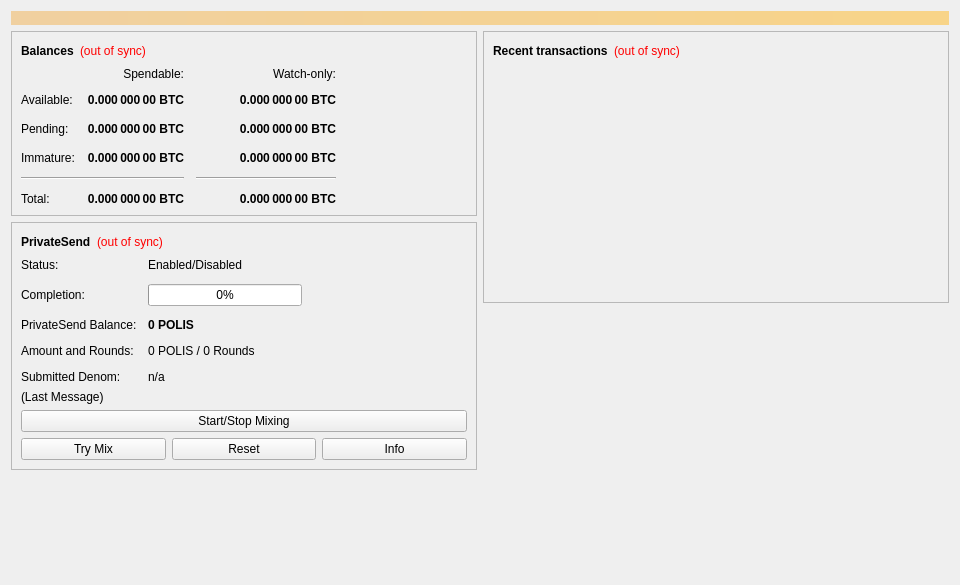
<?xml version="1.0" encoding="UTF-8"?>
<ui version="4.0">
 <class>OverviewPage</class>
 <widget class="QWidget" name="OverviewPage">
  <property name="geometry">
   <rect>
    <x>0</x>
    <y>0</y>
    <width>960</width>
    <height>585</height>
   </rect>
  </property>
  <property name="minimumSize">
   <size>
    <width>960</width>
    <height>0</height>
   </size>
  </property>
  <property name="windowTitle">
   <string>Form</string>
  </property>
  <layout class="QVBoxLayout" name="topLayout">
   <item>
    <widget class="QLabel" name="labelAlerts">
     <property name="visible">
      <bool>false</bool>
     </property>
     <property name="styleSheet">
      <string notr="true">QLabel { background-color: qlineargradient(x1: 0, y1: 0, x2: 1, y2: 0, stop:0 #F0D0A0, stop:1 #F8D488); color:#000000; }</string>
     </property>
     <property name="wordWrap">
      <bool>true</bool>
     </property>
     <property name="margin">
      <number>3</number>
     </property>
     <property name="textInteractionFlags">
      <set>Qt::TextSelectableByMouse</set>
     </property>
    </widget>
   </item>
   <item>
    <layout class="QHBoxLayout" name="horizontalLayout" stretch="1,1">
     <item>
      <layout class="QVBoxLayout" name="verticalLayout_2">
       <item>
        <widget class="QFrame" name="frame">
         <property name="frameShape">
          <enum>QFrame::StyledPanel</enum>
         </property>
         <property name="frameShadow">
          <enum>QFrame::Raised</enum>
         </property>
         <layout class="QVBoxLayout" name="verticalLayout_4">
          <item>
           <layout class="QHBoxLayout" name="horizontalLayout_4">
            <item>
             <widget class="QLabel" name="label_5">
              <property name="font">
               <font>
                <weight>75</weight>
                <bold>true</bold>
               </font>
              </property>
              <property name="text">
               <string>Balances</string>
              </property>
             </widget>
            </item>
            <item>
             <widget class="QLabel" name="labelWalletStatus">
              <property name="toolTip">
               <string>The displayed information may be out of date. Your wallet automatically synchronizes with the Polis network after a connection is established, but this process has not completed yet.</string>
              </property>
              <property name="styleSheet">
               <string notr="true">QLabel { color: red; }</string>
              </property>
              <property name="text">
               <string notr="true">(out of sync)</string>
              </property>
              <property name="alignment">
               <set>Qt::AlignLeading|Qt::AlignLeft|Qt::AlignVCenter</set>
              </property>
             </widget>
            </item>
            <item>
             <spacer name="horizontalSpacer_3">
              <property name="orientation">
               <enum>Qt::Horizontal</enum>
              </property>
              <property name="sizeHint" stdset="0">
               <size>
                <width>40</width>
                <height>20</height>
               </size>
              </property>
             </spacer>
            </item>
           </layout>
          </item>
          <item>
           <layout class="QGridLayout" name="gridLayout">
            <property name="spacing">
             <number>12</number>
            </property>
            <item row="2" column="2">
             <widget class="QLabel" name="labelWatchPending">
              <property name="font">
               <font>
                <weight>75</weight>
                <bold>true</bold>
               </font>
              </property>
              <property name="cursor">
               <cursorShape>IBeamCursor</cursorShape>
              </property>
              <property name="toolTip">
               <string>Unconfirmed transactions to watch-only addresses</string>
              </property>
              <property name="text">
               <string notr="true">0.000 000 00 BTC</string>
              </property>
              <property name="alignment">
               <set>Qt::AlignRight|Qt::AlignTrailing|Qt::AlignVCenter</set>
              </property>
              <property name="textInteractionFlags">
               <set>Qt::LinksAccessibleByMouse|Qt::TextSelectableByKeyboard|Qt::TextSelectableByMouse</set>
              </property>
             </widget>
            </item>
            <item row="2" column="1">
             <widget class="QLabel" name="labelUnconfirmed">
              <property name="font">
               <font>
                <weight>75</weight>
                <bold>true</bold>
               </font>
              </property>
              <property name="cursor">
               <cursorShape>IBeamCursor</cursorShape>
              </property>
              <property name="toolTip">
               <string>Total of transactions that have yet to be confirmed, and do not yet count toward the spendable balance</string>
              </property>
              <property name="text">
               <string notr="true">0.000 000 00 BTC</string>
              </property>
              <property name="alignment">
               <set>Qt::AlignRight|Qt::AlignTrailing|Qt::AlignVCenter</set>
              </property>
              <property name="textInteractionFlags">
               <set>Qt::LinksAccessibleByMouse|Qt::TextSelectableByKeyboard|Qt::TextSelectableByMouse</set>
              </property>
             </widget>
            </item>
            <item row="3" column="2">
             <widget class="QLabel" name="labelWatchImmature">
              <property name="font">
               <font>
                <weight>75</weight>
                <bold>true</bold>
               </font>
              </property>
              <property name="cursor">
               <cursorShape>IBeamCursor</cursorShape>
              </property>
              <property name="toolTip">
               <string>Mined balance in watch-only addresses that has not yet matured</string>
              </property>
              <property name="text">
               <string notr="true">0.000 000 00 BTC</string>
              </property>
              <property name="alignment">
               <set>Qt::AlignRight|Qt::AlignTrailing|Qt::AlignVCenter</set>
              </property>
              <property name="textInteractionFlags">
               <set>Qt::LinksAccessibleByMouse|Qt::TextSelectableByKeyboard|Qt::TextSelectableByMouse</set>
              </property>
             </widget>
            </item>
            <item row="4" column="0" colspan="2">
             <widget class="Line" name="lineSpendableBalance">
              <property name="orientation">
               <enum>Qt::Horizontal</enum>
              </property>
             </widget>
            </item>
            <item row="4" column="2">
             <widget class="Line" name="lineWatchBalance">
              <property name="sizePolicy">
               <sizepolicy hsizetype="Preferred" vsizetype="Fixed">
                <horstretch>0</horstretch>
                <verstretch>0</verstretch>
               </sizepolicy>
              </property>
              <property name="minimumSize">
               <size>
                <width>140</width>
                <height>0</height>
               </size>
              </property>
              <property name="orientation">
               <enum>Qt::Horizontal</enum>
              </property>
             </widget>
            </item>
            <item row="5" column="0">
             <widget class="QLabel" name="labelTotalText">
              <property name="text">
               <string>Total:</string>
              </property>
             </widget>
            </item>
            <item row="3" column="1">
             <widget class="QLabel" name="labelImmature">
              <property name="font">
               <font>
                <weight>75</weight>
                <bold>true</bold>
               </font>
              </property>
              <property name="cursor">
               <cursorShape>IBeamCursor</cursorShape>
              </property>
              <property name="toolTip">
               <string>Mined balance that has not yet matured</string>
              </property>
              <property name="text">
               <string notr="true">0.000 000 00 BTC</string>
              </property>
              <property name="alignment">
               <set>Qt::AlignRight|Qt::AlignTrailing|Qt::AlignVCenter</set>
              </property>
              <property name="textInteractionFlags">
               <set>Qt::LinksAccessibleByMouse|Qt::TextSelectableByKeyboard|Qt::TextSelectableByMouse</set>
              </property>
             </widget>
            </item>
            <item row="2" column="3">
             <spacer name="horizontalSpacer_2">
              <property name="orientation">
               <enum>Qt::Horizontal</enum>
              </property>
              <property name="sizeHint" stdset="0">
               <size>
                <width>40</width>
                <height>20</height>
               </size>
              </property>
             </spacer>
            </item>
            <item row="3" column="0">
             <widget class="QLabel" name="labelImmatureText">
              <property name="text">
               <string>Immature:</string>
              </property>
             </widget>
            </item>
            <item row="5" column="1">
             <widget class="QLabel" name="labelTotal">
              <property name="font">
               <font>
                <weight>75</weight>
                <bold>true</bold>
               </font>
              </property>
              <property name="cursor">
               <cursorShape>IBeamCursor</cursorShape>
              </property>
              <property name="toolTip">
               <string>Your current total balance</string>
              </property>
              <property name="text">
               <string notr="true">0.000 000 00 BTC</string>
              </property>
              <property name="alignment">
               <set>Qt::AlignRight|Qt::AlignTrailing|Qt::AlignVCenter</set>
              </property>
              <property name="textInteractionFlags">
               <set>Qt::LinksAccessibleByMouse|Qt::TextSelectableByKeyboard|Qt::TextSelectableByMouse</set>
              </property>
             </widget>
            </item>
            <item row="5" column="2">
             <widget class="QLabel" name="labelWatchTotal">
              <property name="font">
               <font>
                <weight>75</weight>
                <bold>true</bold>
               </font>
              </property>
              <property name="cursor">
               <cursorShape>IBeamCursor</cursorShape>
              </property>
              <property name="toolTip">
               <string>Current total balance in watch-only addresses</string>
              </property>
              <property name="text">
               <string notr="true">0.000 000 00 BTC</string>
              </property>
              <property name="alignment">
               <set>Qt::AlignRight|Qt::AlignTrailing|Qt::AlignVCenter</set>
              </property>
              <property name="textInteractionFlags">
               <set>Qt::LinksAccessibleByMouse|Qt::TextSelectableByKeyboard|Qt::TextSelectableByMouse</set>
              </property>
             </widget>
            </item>
            <item row="0" column="2">
             <widget class="QLabel" name="labelWatchonly">
              <property name="text">
               <string>Watch-only:</string>
              </property>
              <property name="alignment">
               <set>Qt::AlignRight|Qt::AlignTrailing|Qt::AlignVCenter</set>
              </property>
             </widget>
            </item>
            <item row="1" column="0">
             <widget class="QLabel" name="labelBalanceText">
              <property name="text">
               <string>Available:</string>
              </property>
             </widget>
            </item>
            <item row="1" column="1">
             <widget class="QLabel" name="labelBalance">
              <property name="font">
               <font>
                <weight>75</weight>
                <bold>true</bold>
               </font>
              </property>
              <property name="cursor">
               <cursorShape>IBeamCursor</cursorShape>
              </property>
              <property name="toolTip">
               <string>Your current spendable balance</string>
              </property>
              <property name="text">
               <string notr="true">0.000 000 00 BTC</string>
              </property>
              <property name="alignment">
               <set>Qt::AlignRight|Qt::AlignTrailing|Qt::AlignVCenter</set>
              </property>
              <property name="textInteractionFlags">
               <set>Qt::LinksAccessibleByMouse|Qt::TextSelectableByKeyboard|Qt::TextSelectableByMouse</set>
              </property>
             </widget>
            </item>
            <item row="1" column="2">
             <widget class="QLabel" name="labelWatchAvailable">
              <property name="font">
               <font>
                <weight>75</weight>
                <bold>true</bold>
               </font>
              </property>
              <property name="cursor">
               <cursorShape>IBeamCursor</cursorShape>
              </property>
              <property name="toolTip">
               <string>Your current balance in watch-only addresses</string>
              </property>
              <property name="text">
               <string notr="true">0.000 000 00 BTC</string>
              </property>
              <property name="alignment">
               <set>Qt::AlignRight|Qt::AlignTrailing|Qt::AlignVCenter</set>
              </property>
              <property name="textInteractionFlags">
               <set>Qt::LinksAccessibleByMouse|Qt::TextSelectableByKeyboard|Qt::TextSelectableByMouse</set>
              </property>
             </widget>
            </item>
            <item row="2" column="0">
             <widget class="QLabel" name="labelPendingText">
              <property name="text">
               <string>Pending:</string>
              </property>
             </widget>
            </item>
            <item row="0" column="1">
             <widget class="QLabel" name="labelSpendable">
              <property name="text">
               <string>Spendable:</string>
              </property>
              <property name="alignment">
               <set>Qt::AlignRight|Qt::AlignTrailing|Qt::AlignVCenter</set>
              </property>
             </widget>
            </item>
           </layout>
          </item>
         </layout>
        </widget>
       </item>
       <item>
        <widget class="QFrame" name="framePrivateSend">
         <property name="layoutDirection">
          <enum>Qt::LeftToRight</enum>
         </property>
         <property name="frameShape">
          <enum>QFrame::StyledPanel</enum>
         </property>
         <property name="frameShadow">
          <enum>QFrame::Raised</enum>
         </property>
         <layout class="QVBoxLayout" name="VerticalLayout_PS1">
          <item>
           <layout class="QHBoxLayout" name="horizontalLayout_5">
            <item>
             <widget class="QLabel" name="labelPrivateSendHeader">
              <property name="font">
               <font>
                <weight>75</weight>
                <bold>true</bold>
               </font>
              </property>
              <property name="text">
               <string>PrivateSend</string>
              </property>
             </widget>
            </item>
            <item>
             <widget class="QLabel" name="labelPrivateSendSyncStatus">
              <property name="toolTip">
               <string>The displayed information may be out of date. Your wallet automatically synchronizes with the Polis network after a connection is established, but this process has not completed yet.</string>
              </property>
              <property name="styleSheet">
               <string notr="true">QLabel { color: red; }</string>
              </property>
              <property name="text">
               <string notr="true">(out of sync)</string>
              </property>
              <property name="alignment">
               <set>Qt::AlignLeading|Qt::AlignLeft|Qt::AlignVCenter</set>
              </property>
             </widget>
            </item>
            <item>
             <spacer name="horizontalSpacer_4">
              <property name="orientation">
               <enum>Qt::Horizontal</enum>
              </property>
              <property name="sizeHint" stdset="0">
               <size>
                <width>40</width>
                <height>20</height>
               </size>
              </property>
             </spacer>
            </item>
           </layout>
          </item>
          <item>
           <layout class="QFormLayout" name="privateSendFormLayout">
            <property name="fieldGrowthPolicy">
             <enum>QFormLayout::AllNonFixedFieldsGrow</enum>
            </property>
            <property name="horizontalSpacing">
             <number>11</number>
            </property>
            <property name="verticalSpacing">
             <number>12</number>
            </property>
            <item row="0" column="0">
             <widget class="QLabel" name="labelPrivateSendEnabledText">
              <property name="text">
               <string>Status:</string>
              </property>
             </widget>
            </item>
            <item row="0" column="1">
             <widget class="QLabel" name="labelPrivateSendEnabled">
              <property name="text">
               <string>Enabled/Disabled</string>
              </property>
             </widget>
            </item>
            <item row="1" column="0">
             <widget class="QLabel" name="labelCompletitionText">
              <property name="text">
               <string>Completion:</string>
              </property>
             </widget>
            </item>
            <item row="1" column="1">
             <widget class="QProgressBar" name="privateSendProgress">
              <property name="maximumSize">
               <size>
                <width>154</width>
                <height>16777215</height>
               </size>
              </property>
              <property name="value">
               <number>0</number>
              </property>
             </widget>
            </item>
            <item row="2" column="0">
             <widget class="QLabel" name="labelAnonymizedText">
              <property name="text">
               <string>PrivateSend Balance:</string>
              </property>
             </widget>
            </item>
            <item row="2" column="1">
             <widget class="QLabel" name="labelAnonymized">
              <property name="font">
               <font>
                <weight>75</weight>
                <bold>true</bold>
               </font>
              </property>
              <property name="text">
               <string notr="true">0 POLIS</string>
              </property>
             </widget>
            </item>
            <item row="3" column="0">
             <widget class="QLabel" name="labelAmountAndRoundsText">
              <property name="text">
               <string>Amount and Rounds:</string>
              </property>
             </widget>
            </item>
            <item row="3" column="1">
             <widget class="QLabel" name="labelAmountRounds">
              <property name="text">
               <string>0 POLIS / 0 Rounds</string>
              </property>
             </widget>
            </item>
            <item row="4" column="0">
             <widget class="QLabel" name="labelSubmittedDenomText">
              <property name="text">
               <string>Submitted Denom:</string>
              </property>
             </widget>
            </item>
            <item row="4" column="1">
             <widget class="QLabel" name="labelSubmittedDenom">
              <property name="toolTip">
               <string>The denominations you submitted to the Masternode.&lt;br&gt;To mix, other users must submit the exact same denominations.</string>
              </property>
              <property name="text">
               <string>n/a</string>
              </property>
             </widget>
            </item>
           </layout>
          </item>
          <item>
           <layout class="QVBoxLayout" name="VerticalLayout_PS">
            <item>
             <widget class="QLabel" name="labelPrivateSendLastMessage">
              <property name="text">
               <string>(Last Message)</string>
              </property>
              <property name="alignment">
               <set>Qt::AlignLeading|Qt::AlignLeft|Qt::AlignTop</set>
              </property>
              <property name="wordWrap">
               <bool>true</bool>
              </property>
             </widget>
            </item>
            <item>
             <widget class="QPushButton" name="togglePrivateSend">
              <property name="sizePolicy">
               <sizepolicy hsizetype="MinimumExpanding" vsizetype="Fixed">
                <horstretch>0</horstretch>
                <verstretch>0</verstretch>
               </sizepolicy>
              </property>
              <property name="text">
               <string>Start/Stop Mixing</string>
              </property>
             </widget>
            </item>
            <item>
             <layout class="QHBoxLayout" name="horizontalLayout_debugbuttons">
              <item>
               <widget class="QPushButton" name="privateSendAuto">
                <property name="sizePolicy">
                 <sizepolicy hsizetype="MinimumExpanding" vsizetype="Fixed">
                  <horstretch>0</horstretch>
                  <verstretch>0</verstretch>
                 </sizepolicy>
                </property>
                <property name="toolTip">
                 <string>Try to manually submit a PrivateSend request.</string>
                </property>
                <property name="text">
                 <string>Try Mix</string>
                </property>
               </widget>
              </item>
              <item>
               <widget class="QPushButton" name="privateSendReset">
                <property name="sizePolicy">
                 <sizepolicy hsizetype="MinimumExpanding" vsizetype="Fixed">
                  <horstretch>0</horstretch>
                  <verstretch>0</verstretch>
                 </sizepolicy>
                </property>
                <property name="toolTip">
                 <string>Reset the current status of PrivateSend (can interrupt PrivateSend if it's in the process of Mixing, which can cost you money!)</string>
                </property>
                <property name="autoFillBackground">
                 <bool>false</bool>
                </property>
                <property name="text">
                 <string>Reset</string>
                </property>
               </widget>
              </item>
              <item>
               <widget class="QPushButton" name="privateSendInfo">
                <property name="sizePolicy">
                 <sizepolicy hsizetype="MinimumExpanding" vsizetype="Fixed">
                  <horstretch>0</horstretch>
                  <verstretch>0</verstretch>
                 </sizepolicy>
                </property>
                <property name="toolTip">
                 <string>Information about PrivateSend and Mixing</string>
                </property>
                <property name="text">
                 <string>Info</string>
                </property>
               </widget>
              </item>
             </layout>
            </item>
           </layout>
          </item>
         </layout>
        </widget>
       </item>
       <item>
        <spacer name="verticalSpacer">
         <property name="orientation">
          <enum>Qt::Vertical</enum>
         </property>
         <property name="sizeHint" stdset="0">
          <size>
           <width>20</width>
           <height>40</height>
          </size>
         </property>
        </spacer>
       </item>
      </layout>
     </item>
     <item>
      <layout class="QVBoxLayout" name="verticalLayout_3">
       <item>
        <widget class="QFrame" name="frame_2">
         <property name="frameShape">
          <enum>QFrame::StyledPanel</enum>
         </property>
         <property name="frameShadow">
          <enum>QFrame::Raised</enum>
         </property>
         <layout class="QVBoxLayout" name="verticalLayout">
          <item>
           <layout class="QHBoxLayout" name="horizontalLayout_2">
            <item>
             <widget class="QLabel" name="label_4">
              <property name="font">
               <font>
                <weight>75</weight>
                <bold>true</bold>
               </font>
              </property>
              <property name="text">
               <string>Recent transactions</string>
              </property>
             </widget>
            </item>
            <item>
             <widget class="QLabel" name="labelTransactionsStatus">
              <property name="toolTip">
               <string>The displayed information may be out of date. Your wallet automatically synchronizes with the Polis network after a connection is established, but this process has not completed yet.</string>
              </property>
              <property name="styleSheet">
               <string notr="true">QLabel { color: red; }</string>
              </property>
              <property name="text">
               <string notr="true">(out of sync)</string>
              </property>
              <property name="alignment">
               <set>Qt::AlignLeading|Qt::AlignLeft|Qt::AlignVCenter</set>
              </property>
             </widget>
            </item>
            <item>
             <spacer name="horizontalSpacer">
              <property name="orientation">
               <enum>Qt::Horizontal</enum>
              </property>
              <property name="sizeHint" stdset="0">
               <size>
                <width>40</width>
                <height>20</height>
               </size>
              </property>
             </spacer>
            </item>
           </layout>
          </item>
          <item>
           <widget class="QListView" name="listTransactions">
            <property name="styleSheet">
             <string notr="true">QListView { background: transparent; }</string>
            </property>
            <property name="frameShape">
             <enum>QFrame::NoFrame</enum>
            </property>
            <property name="verticalScrollBarPolicy">
             <enum>Qt::ScrollBarAlwaysOff</enum>
            </property>
            <property name="horizontalScrollBarPolicy">
             <enum>Qt::ScrollBarAlwaysOff</enum>
            </property>
            <property name="selectionMode">
             <enum>QAbstractItemView::NoSelection</enum>
            </property>
           </widget>
          </item>
         </layout>
        </widget>
       </item>
       <item>
        <spacer name="verticalSpacer_2">
         <property name="orientation">
          <enum>Qt::Vertical</enum>
         </property>
         <property name="sizeHint" stdset="0">
          <size>
           <width>20</width>
           <height>40</height>
          </size>
         </property>
        </spacer>
       </item>
      </layout>
     </item>
    </layout>
   </item>
  </layout>
 </widget>
 <resources/>
 <connections/>
</ui>
